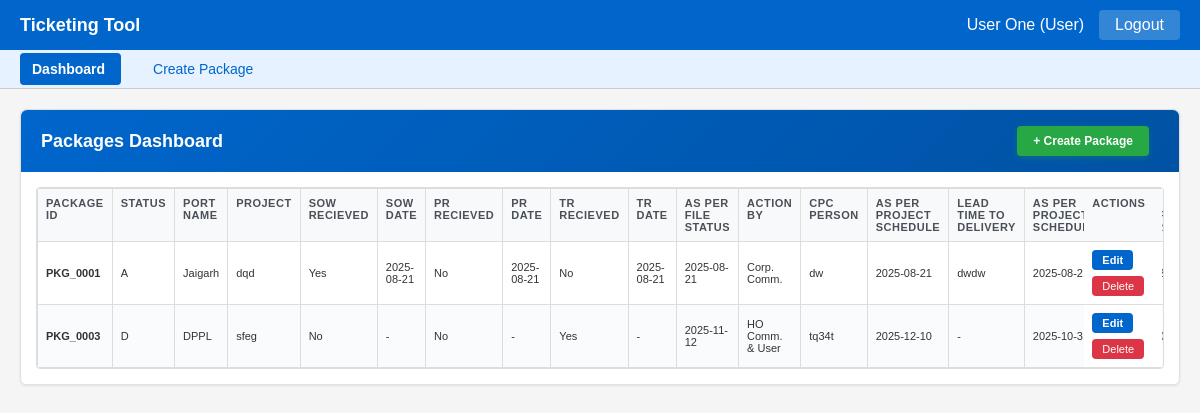
Page /dashboard (signed in) on the committed database.
### models.py (models this page shows, shortened)
class User(db.Model):
    __tablename__ = 'users'
    username = db.Column(db.String(50), primary_key=True)
    password = db.Column(db.String(100), nullable=False)
    role = db.Column(db.String(20), nullable=False, default='user')
    name = db.Column(db.String(100), nullable=False)
    can_assign = db.Column(db.Boolean, default=False)
    permissions = db.Column(db.Text)  # Store as JSON string
    def get_permissions(self):
        return json.loads(self.permissions) if self.permissions else {}

class FieldConfig(db.Model):
    __tablename__ = 'field_configs'
    field_name = db.Column(db.String(100), primary_key=True)
    field_type = db.Column(db.String(50), nullable=False)
    label = db.Column(db.String(100), nullable=False)
    editable = db.Column(db.Boolean, default=True)
    options = db.Column(db.Text)  # Store as JSON string
    permissions = db.Column(db.Text)  # Store as JSON string
    def get_options(self):
        return json.loads(self.options) if self.options else []
    def get_permissions(self):
        return json.loads(self.permissions) if self.permissions else {}

class Package(db.Model):
    __tablename__ = 'packages'
    id = db.Column(db.String(50), primary_key=True)
    created_by = db.Column(db.String(50), nullable=False)
    created_at = db.Column(db.DateTime, default=datetime.utcnow)
    updated_by = db.Column(db.String(50))
    updated_at = db.Column(db.DateTime)
    assigned_users = db.Column(db.Text)  # Store as JSON string
    gantt_columns = db.Column(db.Text)  # Store as JSON string
    data_timeline = db.Column(db.Text)  # Store as JSON string
    data = db.Column(db.Text)  # Store as JSON string (legacy)
    user_permissions = db.Column(db.Text)
    def get_assigned_users(self):
        return json.loads(self.assigned_users) if self.assigned_users else []
    def get_gantt_columns(self):
        return json.loads(self.gantt_columns) if self.gantt_columns else []
    def get_data_timeline(self):
        return json.loads(self.data_timeline) if self.data_timeline else {}
    def get_data(self):
        return json.loads(self.data) if self.data else {}
    def get_user_permissions(self):
        return json.loads(self.user_permissions) if self.user_permissions else {}

### main.py (the view, shortened to what this page needs)
@app.route('/dashboard')
@login_required
def dashboard():
    packages = get_all_packages()
    config = {'fields': get_all_field_configs()}
    users = get_all_users()  # ADD THIS LINE - needed for filter dropdown
    filter_user = request.args.get('filter_user', 'all')
    if session['role'] != 'admin':
        user_packages = {}
        for pkg_id, pkg_data in packages.items():
            if session['username'] in pkg_data.get('assigned_users', []):
                user_packages[pkg_id] = pkg_data
        packages = user_packages
    return render_template('dashboard.html', packages=packages, config=config, users=users)

### main.py (called while the page is built)
def get_all_users():
    users = User.query.all()
    return {u.username: {
        'password': u.password,
        'role': u.role,
        'name': u.name,
        'can_assign': u.can_assign,
        'permissions': u.get_permissions()
    } for u in users}

def get_all_field_configs():
    fields = FieldConfig.query.all()
    return {f.field_name: {
        'type': f.field_type,
        'label': f.label,
        'editable': f.editable,
        'options': f.get_options(),
        'permissions': f.get_permissions()
    } for f in fields}

def get_all_packages():
    packages = Package.query.all()
    return {p.id: {
        'id': p.id,
        'created_by': p.created_by,
        'created_at': p.created_at.isoformat() if p.created_at else None,
        'updated_by': p.updated_by,
        'updated_at': p.updated_at.isoformat() if p.updated_at else None,
        'assigned_users': p.get_assigned_users(),
        'gantt_columns': p.get_gantt_columns(),
        'data_timeline': p.get_data_timeline(),
        'data': p.get_data(),
        'user_permissions': p.get_user_permissions()  # NEW
    } for p in packages}

def login_required(f):
    @wraps(f)
    def decorated_function(*args, **kwargs):
        if 'username' not in session:
            return redirect(url_for('login'))
        return f(*args, **kwargs)
    return decorated_function

### templates/dashboard.html (shortened to what this page needs)
{% extends "base.html" %}
{% block content %}
<div class="card">
        <div class="card-header" style="background: linear-gradient(135deg, #0066cc 0%, #0052a3 100%); color: white; padding: 16px 20px; border-radius: 6px 6px 0 0; border: none;">
            <div style="display: flex; justify-content: space-between; align-items: center;">
                <div style="display: flex; align-items: center; gap: 12px;">
                    <div>
                        <h2 style="margin: 0; font-size: 18px; font-weight: 600; color: white;">Packages Dashboard</h2>
                    </div>
                </div>
                {% if fresh_permissions.get('package_create', False) or session.role == 'admin' %}
                <a href="{{ url_for('create_package') }}" class="btn btn-success" style="font-size: 12px; padding: 8px 16px; font-weight: 600; border: none; box-shadow: 0 2px 6px rgba(40, 167, 69, 0.3); text-decoration: none;">
                    + Create Package
                </a>
                {% endif %}
            </div>
        </div>
    <div class="card-body">
        {% if packages %}
        <div class="table-container">
            <table class="table dashboard-table">
                <thead>
                    <tr>
                        <th>Package ID</th>
                        <th>Status</th>
                        {% for field_name, field_config in config.fields.items() %}
                        {% if field_name not in ['STATUS', 'status'] %}
                        <th>{{ field_config.label }}</th>
                        {% endif %}
                        {% endfor %}
                        <th style="position: sticky; right: 0; z-index: 15; background-color: #f8f9fa;">Actions</th>
                    </tr>
                </thead>
                <tbody>
                    {% for package_id, package in packages.items() %}
                    <tr>
                        <td><strong>{{ package_id }}</strong></td>
                        <td>
                            {% if package.data_timeline %}
                                {% set latest_column = package.gantt_columns[-1] %}
                                {% set status_value = package.data_timeline[latest_column].get('STATUS', package.data_timeline[latest_column].get('status', '')).lower() %}
                            {% else %}
                                {% set status_value = package.data.get('STATUS', package.data.get('status', '')).lower() %}
                            {% endif %}
                            {% if status_value %}
                            <span class="status-{{ status_value }}">
                                {% if package.data_timeline %}
                                    {{ package.data_timeline[latest_column].get('STATUS', package.data_timeline[latest_column].get('status', '')) }}
                                {% else %}
                                    {{ package.data.get('STATUS', package.data.get('status', '')) }}
                                {% endif %}
                            </span>
                            {% else %}
                            <span style="color: #999;">-</span>
                            {% endif %}
                        </td>
                        {% for field_name, field_config in config.fields.items() %}
                        {% if field_name not in ['STATUS', 'status'] %}
                        <td>
                            {% if field_config.type == 'multiselect' %}
                                {% if package.data_timeline %}
                                    {% set latest_column = package.gantt_columns[-1] %}
                                    {% set field_value = package.data_timeline[latest_column].get(field_name, []) %}
                                {% else %}
                                    {% set field_value = package.data.get(field_name, []) %}
                                {% endif %}
                                {% if field_value %}
                                    {{ field_value|join(', ') }}
                                {% else %}
                                    <span style="color: #999;">-</span>
                                {% endif %}
                            {% else %}
                                {% if package.data_timeline %}
                                    {% set latest_column = package.gantt_columns[-1] %}
                                    {% set field_value = package.data_timeline[latest_column].get(field_name, '') %}
                                {% else %}
                                    {% set field_value = package.data.get(field_name, '') %}
                                {% endif %}
                                {{ field_value if field_value else '-' }}
                            {% endif %}
                        </td>
                        {% endif %}
                        {% endfor %}
                        <td style="position: sticky; right: 0; z-index: 10; background-color: white; box-shadow: -2px 0 4px rgba(0,0,0,0.05);">
                            {% set pkg_perms = package.user_permissions.get(session.username, {}) %}
                            {% set can_edit = fresh_role == 'admin' %}
                            {% set can_delete = fresh_role == 'admin' %}
                            {% if fresh_role != 'admin' %}
                                {% if pkg_perms and 'can_edit' in pkg_perms %}
                                    {% set can_edit = pkg_perms.can_edit %}
                                {% else %}
                                    {% set can_edit = fresh_permissions.get('package_update', False) %}
                                {% endif %}
                                {% if pkg_perms and 'can_delete' in pkg_perms %}
                                    {% set can_delete = pkg_perms.can_delete %}
                                {% else %}
                                    {% set can_delete = fresh_permissions.get('package_delete', False) %}
                                {% endif %}
                            {% endif %}
                            <div class="action-buttons">
                                {% if can_edit and (fresh_role == 'admin' or session.username in package.assigned_users) %}
                                <a href="{{ url_for('edit_package', package_id=package_id) }}" class="btn btn-primary btn-sm">Edit</a>
                                {% endif %}
                                {% if can_delete %}
                                <a href="{{ url_for('delete_package', package_id=package_id) }}"
                                class="btn btn-danger btn-sm"
                                onclick="return confirm('Delete this package?')">Delete</a>
                                {% endif %}
                            </div>
                        </td>
                    </tr>
                    {% endfor %}
                </tbody>
            </table>
        </div>
        {% endif %}
    </div>
</div>
{% endblock %}

### templates/base.html (shortened to what this page needs)
<!DOCTYPE html>
<html lang="en">
<head>
</head>
<body>
    {% if session.username %}
    <div class="header">
        <h1>Ticketing Tool</h1>
        <div class="user-info">
            <span>{{ session.name }} ({{ session.role|title }})</span>
            <a href="{{ url_for('logout') }}"
            style="color: white; text-decoration: none; padding: 6px 16px; background-color: rgba(255, 255, 255, 0.2); border-radius: 4px; font-weight: 500; transition: all 0.2s;"
            onmouseover="this.style.backgroundColor='rgba(255, 255, 255, 0.3)'"
            onmouseout="this.style.backgroundColor='rgba(255, 255, 255, 0.2)'">
                Logout
            </a>
        </div>
    </div>
    <div class="nav">
        <a href="{{ url_for('dashboard') }}"
        class="{% if request.endpoint == 'dashboard' %}nav-active{% endif %}">
            Dashboard
        </a>
        {% if session.get('permissions', {}).get('package_create', False) or session.can_assign or session.role == 'admin' %}
        <a href="{{ url_for('create_package') }}"
        class="{% if request.endpoint == 'create_package' %}nav-active{% endif %}">
            Create Package
        </a>
        {% endif %}
    </div>
    {% endif %}
    <div class="container{% if request.endpoint in ['login'] %} container-narrow{% endif %}">
        {% block content %}{% endblock %}
    </div>
</body>
</html>

### templates/base.html (style rules this page uses)
* { margin: 0; padding: 0; box-sizing: border-box; }
body { font-family: Arial, sans-serif; background-color: #f5f5f5; color: #333; min-height: 100vh; display: flex; flex-direction: column; }
.header { background-color: #0066cc; color: white; padding: 10px 20px; display: flex; justify-content: space-between; align-items: center; flex-shrink: 0; }
.header h1 { font-size: 18px; }
.user-info { display: flex; align-items: center; gap: 15px; }
.nav { background-color: #e6f2ff; padding: 10px 20px; border-bottom: 1px solid #ccc; flex-shrink: 0; }
.nav a { color: #0066cc; text-decoration: none; margin-right: 20px; font-size: 14px; }
.container { flex: 1; width: 100%; max-width: none; margin: 0; padding: 20px; overflow-x: auto; }
.card { background: white; border: 1px solid #e0e0e0; margin-bottom: 20px; box-shadow: 0 1px 3px rgba(0,0,0,0.08); border-radius: 6px; transition: box-shadow 0.2s; }
.card-header { background-color: #f8f9fa; border-bottom: 2px solid #e0e0e0; padding: 15px 20px; font-weight: 600; font-size: 16px; border-radius: 6px 6px 0 0; }
.card-body { padding: 15px; }
.btn { padding: 8px 16px; border: none; cursor: pointer; font-size: 14px; text-decoration: none; display: inline-block; margin-right: 10px; border-radius: 4px; transition: all 0.2s; }
.btn-primary { background-color: #0066cc; color: white; font-weight: 600; padding: 10px 20px; font-size: 14px; }
.btn-success { background-color: #28a745; color: white; font-weight: 600; padding: 10px 20px; }
.btn-danger { background-color: #dc3545; color: white; }
.table { width: 100%; border-collapse: collapse; font-size: 12px; background: white; }
.table th, .table td { border: 1px solid #ddd; padding: 8px; text-align: left; vertical-align: top; }
.table th { background-color: #f8f9fa; font-weight: bold; font-size: 11px; position: sticky; top: 0; z-index: 10; box-shadow: 0 2px 4px rgba(0,0,0,0.05); }
.table tbody tr:nth-child(even) { background-color: #fafbfc; }
.table tbody tr { transition: background-color 0.2s ease; }
.nav a { color: #0066cc; text-decoration: none; margin-right: 20px; font-size: 14px; padding: 8px 12px; border-radius: 4px; transition: all 0.2s; }
.nav a.nav-active { background-color: #0066cc; color: white; font-weight: 600; }
.table-container { width: 100%; overflow-x: auto; background: white; border: 1px solid #ddd; border-radius: 4px; }
.dashboard-table { font-size: 11px; }
.dashboard-table th { font-size: 11px; text-transform: uppercase; letter-spacing: 0.5px; color: #495057; }
.dashboard-table td { vertical-align: middle; }
.action-buttons { display: flex; gap: 6px; flex-wrap: wrap; }
.btn-sm { padding: 4px 10px; font-size: 11px; }
.table tbody tr td:last-child { background-color: white; box-shadow: -2px 0 4px rgba(0,0,0,0.05); }
.table tbody tr:nth-child(even) td:last-child { background-color: #fafbfc; }

### rows in the picture
User: name "User One"
FieldConfig: label "PORT NAME", field_value "Jaigarh", field_value "DPPL"
FieldConfig: label "PROJECT", field_value "dqd", field_value "sfeg"
FieldConfig: label "SOW RECIEVED", field_value "Yes", field_value "No"
FieldConfig: label "SOW DATE", field_value "2025-08-21", field_value "-"
FieldConfig: label "PR RECIEVED", field_value "No"
FieldConfig: label "PR DATE", field_value "2025-08-21", field_value "-"
FieldConfig: label "TR RECIEVED", field_value "No", field_value "Yes"
FieldConfig: label "TR DATE", field_value "2025-08-21", field_value "-"
FieldConfig: label "AS PER FILE STATUS", field_value "2025-08-21", field_value "2025-11-12"
FieldConfig: label "ACTION BY", field_value "Corp. Comm.", field_value "HO Comm. & User"
FieldConfig: label "CPC PERSON", field_value "dw", field_value "tq34t"
FieldConfig: label "AS PER PROJECT SCHEDULE", field_value "2025-08-21", field_value "2025-12-10"
FieldConfig: label "LEAD TIME TO DELIVERY", field_value "dwdw", field_value "-"
FieldConfig: label "AS PER PROJECT SCHEDULE", field_value "2025-08-21", field_value "2025-10-31"
Package: id "PKG_0001", data_timeline "A"
Package: id "PKG_0003", data_timeline "D"

### other values in the picture
{{ session.role|title }} "User"
